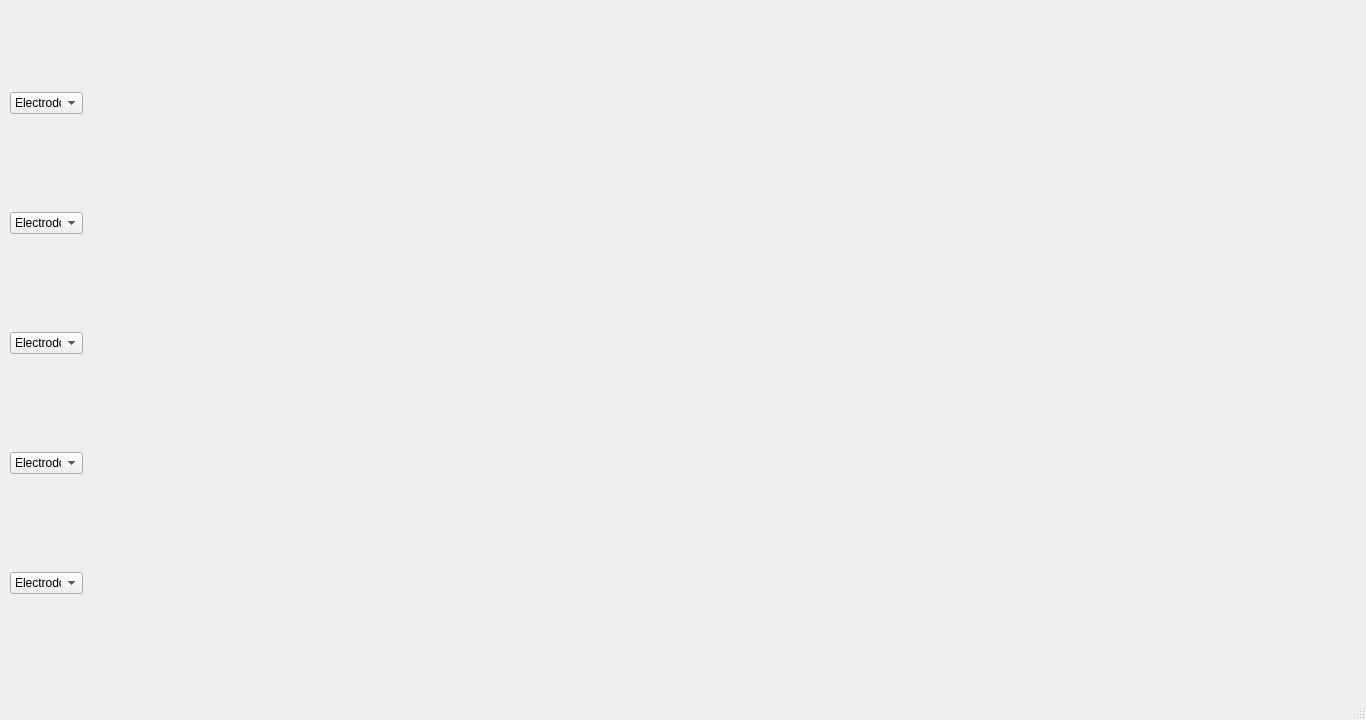
<?xml version="1.0" encoding="UTF-8"?>
<ui version="4.0">
 <class>BandaSimple5</class>
 <widget class="QMainWindow" name="BandaSimple5">
  <property name="geometry">
   <rect>
    <x>0</x>
    <y>0</y>
    <width>1366</width>
    <height>720</height>
   </rect>
  </property>
  <property name="windowTitle">
   <string>MainWindow</string>
  </property>
  <widget class="QWidget" name="centralwidget">
   <property name="sizePolicy">
    <sizepolicy hsizetype="Preferred" vsizetype="Preferred">
     <horstretch>0</horstretch>
     <verstretch>0</verstretch>
    </sizepolicy>
   </property>
   <widget class="QWidget" name="">
    <property name="geometry">
     <rect>
      <x>10</x>
      <y>0</y>
      <width>73</width>
      <height>691</height>
     </rect>
    </property>
    <layout class="QVBoxLayout" name="verticalLayout">
     <item>
      <widget class="QComboBox" name="comboBox">
       <item>
        <property name="text">
         <string>Electrodo</string>
        </property>
       </item>
      </widget>
     </item>
     <item>
      <widget class="QComboBox" name="comboBox_2">
       <item>
        <property name="text">
         <string>Electrodo</string>
        </property>
       </item>
      </widget>
     </item>
     <item>
      <widget class="QComboBox" name="comboBox_3">
       <item>
        <property name="text">
         <string>Electrodo</string>
        </property>
       </item>
      </widget>
     </item>
     <item>
      <widget class="QComboBox" name="comboBox_4">
       <item>
        <property name="text">
         <string>Electrodo</string>
        </property>
       </item>
      </widget>
     </item>
     <item>
      <widget class="QComboBox" name="comboBox_5">
       <item>
        <property name="text">
         <string>Electrodo</string>
        </property>
       </item>
      </widget>
     </item>
    </layout>
   </widget>
  </widget>
  <widget class="QMenuBar" name="menubar">
   <property name="geometry">
    <rect>
     <x>0</x>
     <y>0</y>
     <width>1366</width>
     <height>21</height>
    </rect>
   </property>
  </widget>
  <widget class="QStatusBar" name="statusbar"/>
 </widget>
 <resources/>
 <connections/>
</ui>
